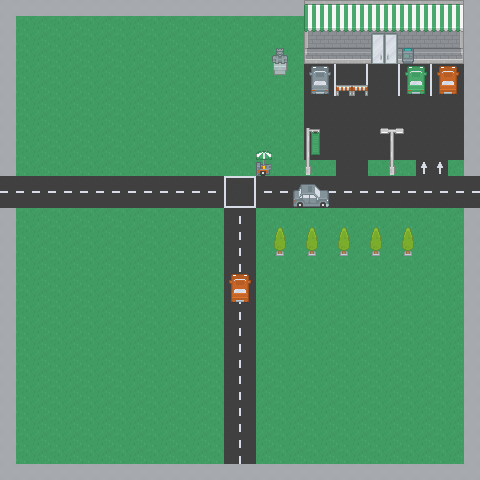

Rendered tile map (Tiled .tmx) drawn with the repository's tilesets; below, a short description and the map source with its tile grids summarised:
An orthogonal 30x30 tile map with 16x16 px tiles, 4 tile layers (Calque de Tuiles 1, Calque de Tuiles 2, Calque de Tuiles 3, plafond) and 26 objects (20x mur, spawn, tp_2, tp_3, tp_1, ...).

<map version="1.10" tiledversion="1.11.0" orientation="orthogonal" renderorder="right-down" width="30" height="30" tilewidth="16" tileheight="16" infinite="0" nextlayerid="13" nextobjectid="38">
 <tileset firstgid="1" name="tilemap" tilewidth="16" tileheight="16" spacing="1" tilecount="1036" columns="37">
  <image source="tileset_img/tileset_1.png" width="628" height="475" />
 </tileset>
 <layer id="1" name="Calque de Tuiles 1" width="30" height="30">
  <data>[900 cells, 900 non-empty, 3 distinct tile ids]</data>
 </layer>
 <layer id="2" name="Calque de Tuiles 2" width="30" height="30">
  <data>[900 cells, 196 non-empty, 15 distinct tile ids]</data>
 </layer>
 <layer id="6" name="Calque de Tuiles 3" width="30" height="30">
  <data>[900 cells, 35 non-empty, 26 distinct tile ids]</data>
 </layer>
 <layer id="8" name="plafond" width="30" height="30">
  <data>[900 cells, 36 non-empty, 18 distinct tile ids]</data>
 </layer>
 <objectgroup id="7" name="mur">
  <object id="2" type="mur" x="293.375" y="190.875" width="35.125" height="15.75" />
  <object id="3" type="mur" x="231.455" y="274.727" width="17.2727" height="26.7273" />
  <object id="4" type="mur" x="311" y="66.75" width="17.25" height="28" />
  <object id="5" type="mur" x="273.568" y="63.9091" width="12" height="11.2727" />
  <object id="8" type="mur" x="406.727" y="66.1818" width="17.6364" height="27.8182" />
  <object id="9" type="mur" x="438.364" y="66.7273" width="18.3636" height="26.9091" />
  <object id="12" type="mur" x="304" y="1" width="159" height="62" />
  <object id="15" type="mur" x="1.33333" y="-1.33333" width="477.333" height="16" />
  <object id="16" type="mur" x="465.333" y="0" width="14.6667" height="477.333" />
  <object id="17" type="mur" x="-1.33333" y="461.333" width="482.667" height="17.3333" />
  <object id="18" type="mur" x="-1.33333" y="-1.33333" width="17.3333" height="480" />
  <object id="19" type="mur" x="336.545" y="85.6364" width="31.0909" height="10.3636" />
  <object id="21" type="mur" x="274.727" y="242.909" width="10.1818" height="12.5455" />
  <object id="23" type="mur" x="307.091" y="243" width="10.1818" height="12.5455" />
  <object id="24" type="mur" x="339.409" y="242.727" width="10.1818" height="12.5455" />
  <object id="25" type="mur" x="401.909" y="242.727" width="10.1818" height="12.5455" />
  <object id="26" type="mur" x="372.909" y="241.727" width="10.1818" height="12.5455" />
  <object id="27" type="mur" x="257.159" y="162.977" width="13.9318" height="11.5455">
   <properties>
    <property name="Texte">Un stand de glace
(plus de fraise)</property>
   </properties>
  </object>
  <object id="28" type="mur" x="305.159" y="159.477" width="5.1818" height="15.2955" />
  <object id="29" type="mur" x="388.909" y="162.394" width="6.1818" height="12.5455" />
 </objectgroup>
 <objectgroup id="9" name="autre">
  <object id="1" name="spawn" x="239.818" y="193.24">
   <point />
  </object>
  <object id="30" name="tp_2" x="271.681" y="64.8864" width="15.5" height="15.0909" />
  <object id="32" name="tp_3" x="312.147" y="84.8278" width="15.5" height="15.0909" />
  <object id="33" name="tp_1" x="407.616" y="76.6507" width="17.8182" height="22.3636" />
  <object id="36" name="voiture" x="293.682" y="190.966" width="34.7614" height="15.6591">
   <properties>
    <property name="Texte" value="Une voiture qui ne roule pas" />
   </properties>
  </object>
  <object id="37" name="magasin" x="370.932" y="33.0455" width="26.6364" height="31.9091">
   <properties>
    <property name="Texte">Fermé
Ouvert
24/24</property>
   </properties>
  </object>
 </objectgroup>
</map>
